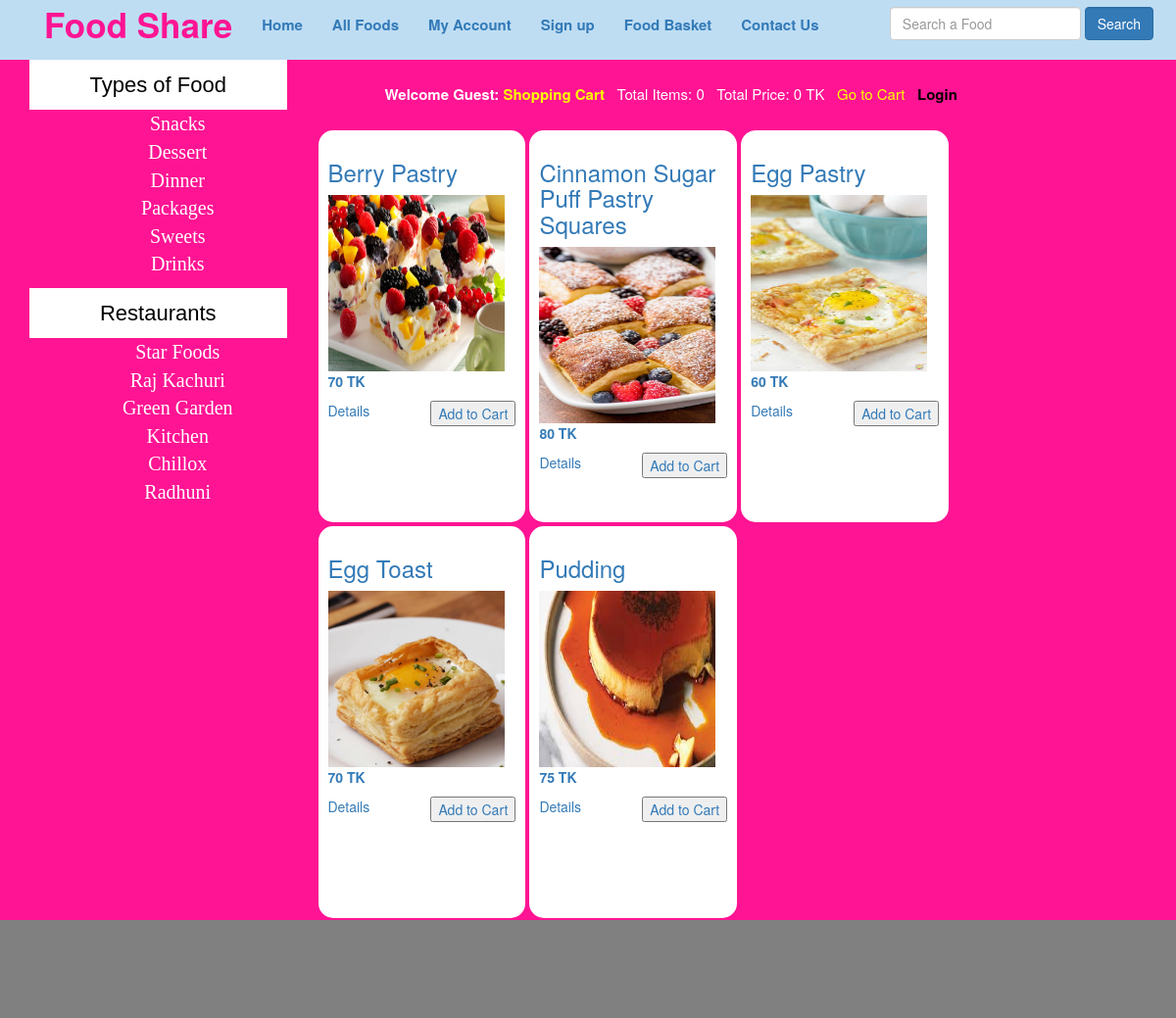
/index.php?cat=2, run on the app's committed database.
### tables this page shows
CREATE TABLE `categories` (
  `cat_id` int(100) NOT NULL,
  `cat_title` text NOT NULL
);

CREATE TABLE `brands` (
  `brand_id` int(100) NOT NULL,
  `brand_title` text NOT NULL
);

CREATE TABLE `products` (
  `product_id` int(100) NOT NULL,
  `product_cat` int(100) NOT NULL,
  `product_brand` int(100) NOT NULL,
  `product_title` varchar(255) NOT NULL,
  `product_price` int(100) NOT NULL,
  `product_desc` text NOT NULL,
  `product_image` text NOT NULL,
  `product_keywords` text NOT NULL
);

### functions/functions.php (the view, shortened to what this page needs)
<?php
    $con = mysqli_connect ("localhost","root","","Food Share");
    function getIp(){
        $ip = $_SERVER['REMOTE_ADDR'];
        return $ip;
    }
    function total_items(){
        if(isset($_GET['add_cart'])){
            global $con;
            $ip=getIp();
            $get_items = "select * from cart where ip_add='$ip'";
            $run_items = mysqli_query($con, $get_items);
            $count_items = mysqli_num_rows($run_items);
        } else {
            global $con;
            $ip=getIp();
            $get_items = "select * from cart where ip_add='$ip'";
            $run_items = mysqli_query($con, $get_items);
            $count_items = mysqli_num_rows($run_items);
        }
        echo $count_items;
    }
    function total_price(){
        $total=0;
        echo $total;
    }
    function getCats (){
        global $con;
        $get_cats = "select * from categories";
        $run_cats = mysqli_query($con, $get_cats);
        while ($row_cats=mysqli_fetch_array($run_cats)){
            $cat_id = $row_cats['cat_id'];
            $cat_title = $row_cats['cat_title'];
            echo "<li><a href='index.php?cat=$cat_id'>$cat_title</a></li>";
        }
    }
    function getBrands (){
        global $con;
        $get_brands = "select * from brands";
        $run_brands = mysqli_query($con, $get_brands);
        while ($row_brands=mysqli_fetch_array($run_brands)){
            $brand_id = $row_brands['brand_id'];
            $brand_title = $row_brands['brand_title'];
            echo "<li><a href='index.php?brand=$brand_id'>$brand_title</a></li>";
        }
    }
    function getCatPro(){
        if(isset($_GET['cat'])){
            $cat_id=$_GET['cat'];
            global $con;
            $get_cat_pro = "select * from products where product_cat='$cat_id'";
            $run_cat_pro = mysqli_query($con, $get_cat_pro);
            $count_cats = mysqli_num_rows($run_cat_pro);
           if($count_cats==0){
                echo "<h2>There is no product in this category</h2>";
                }else{ while($row_cat_pro=mysqli_fetch_array($run_cat_pro)){
                $pro_id=$row_cat_pro['product_id'];
                $pro_title=$row_cat_pro['product_title'];
                $pro_price=$row_cat_pro['product_price'];
                $pro_image=$row_cat_pro['product_image'];
                echo "
                    <a href='details.php?pro_id=$pro_id'><div class='col-md-3' style='background-color:white; margin:2px;; border-radius:15px; padding:10px; height:400px;'>
                        <h3>$pro_title</h3>
                        <img src='admin_area/product_images/$pro_image' width='180px' height='180px'/>
                        <p><b> $pro_price TK </b></p>
                        <a href='details.php?pro_id=$pro_id' style='float:left'>Details</a>
                        <a href='index.php?pri_id=$pro_id'><button style='float:right'>Add to Cart</button></a>
                    </div></a>
                ";}
            }
        }
    }
?>

### css/main.css (style rules this page uses)
body { background:skyblue; }
#cats li { list-style: none; display: block; margin 5px; }
#cats a { color: white; padding: 8px; margin: 5px; text-align: center; font-size: 20px; font-family: Comic Sans MS; text-decoration: none; }

### data on the page
categories: cat_title "Snacks"
categories: cat_title "Dessert"
categories: cat_title "Dinner"
categories: cat_title "Packages"
categories: cat_title "Sweets"
categories: cat_title "Drinks"
brands: brand_title "Star Foods"
brands: brand_title "Raj Kachuri"
brands: brand_title "Green Garden"
brands: brand_title "Kitchen"
brands: brand_title "Chillox"
brands: brand_title "Radhuni"
products: product_title "Berry Pastry", product_image (picture), product_price "70"
products: product_title "Cinnamon Sugar Puff Pastry Squares", product_image (picture), product_price "80"
products: product_title "Egg Pastry", product_image (picture), product_price "60"
products: product_title "Egg Toast", product_image (picture), product_price "70"
products: product_title "Pudding", product_image (picture), product_price "75"

### other printed values
$count_items "0"
$total "0"
